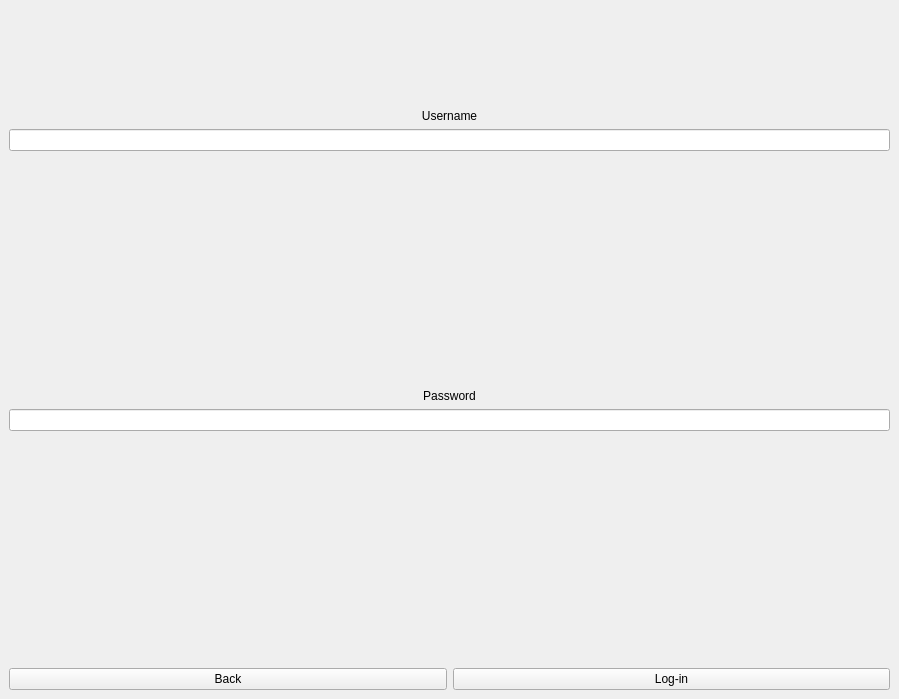
    <widget class="QWidget" name="page_2">
     <widget class="QWidget" name="verticalLayoutWidget_2">
      <property name="geometry">
       <rect>
        <x>9</x>
        <y>9</y>
        <width>881</width>
        <height>681</height>
       </rect>
      </property>
      <layout class="QVBoxLayout" name="verticalLayout_2">
       <item>
        <spacer name="verticalSpacer_2">
         <property name="orientation">
          <enum>Qt::Vertical</enum>
         </property>
         <property name="sizeType">
          <enum>QSizePolicy::Minimum</enum>
         </property>
         <property name="sizeHint" stdset="0">
          <size>
           <width>20</width>
           <height>40</height>
          </size>
         </property>
        </spacer>
       </item>
       <item>
        <widget class="QLabel" name="error_login_label">
         <property name="text">
          <string/>
         </property>
         <property name="alignment">
          <set>Qt::AlignCenter</set>
         </property>
        </widget>
       </item>
       <item>
        <spacer name="verticalSpacer_20">
         <property name="orientation">
          <enum>Qt::Vertical</enum>
         </property>
         <property name="sizeType">
          <enum>QSizePolicy::Minimum</enum>
         </property>
         <property name="sizeHint" stdset="0">
          <size>
           <width>20</width>
           <height>40</height>
          </size>
         </property>
        </spacer>
       </item>
       <item>
        <widget class="QLabel" name="label_12">
         <property name="text">
          <string>Username</string>
         </property>
         <property name="alignment">
          <set>Qt::AlignCenter</set>
         </property>
        </widget>
       </item>
       <item>
        <widget class="QLineEdit" name="lineEdit">
         <property name="text">
          <string/>
         </property>
        </widget>
       </item>
       <item>
        <spacer name="verticalSpacer_3">
         <property name="orientation">
          <enum>Qt::Vertical</enum>
         </property>
         <property name="sizeHint" stdset="0">
          <size>
           <width>20</width>
           <height>40</height>
          </size>
         </property>
        </spacer>
       </item>
       <item>
        <widget class="QLabel" name="label_13">
         <property name="text">
          <string>Password</string>
         </property>
         <property name="alignment">
          <set>Qt::AlignCenter</set>
         </property>
        </widget>
       </item>
       <item>
        <widget class="QLineEdit" name="lineEdit_2">
         <property name="text">
          <string/>
         </property>
        </widget>
       </item>
       <item>
        <spacer name="verticalSpacer_4">
         <property name="orientation">
          <enum>Qt::Vertical</enum>
         </property>
         <property name="sizeHint" stdset="0">
          <size>
           <width>20</width>
           <height>40</height>
          </size>
         </property>
        </spacer>
       </item>
       <item>
        <layout class="QHBoxLayout" name="horizontalLayout_2">
         <item>
          <widget class="QPushButton" name="pushButton_4">
           <property name="text">
            <string>Back</string>
           </property>
          </widget>
         </item>
         <item>
          <widget class="QPushButton" name="pushButton_3">
           <property name="text">
            <string>Log-in</string>
           </property>
          </widget>
         </item>
        </layout>
       </item>
      </layout>
     </widget>
    </widget>
